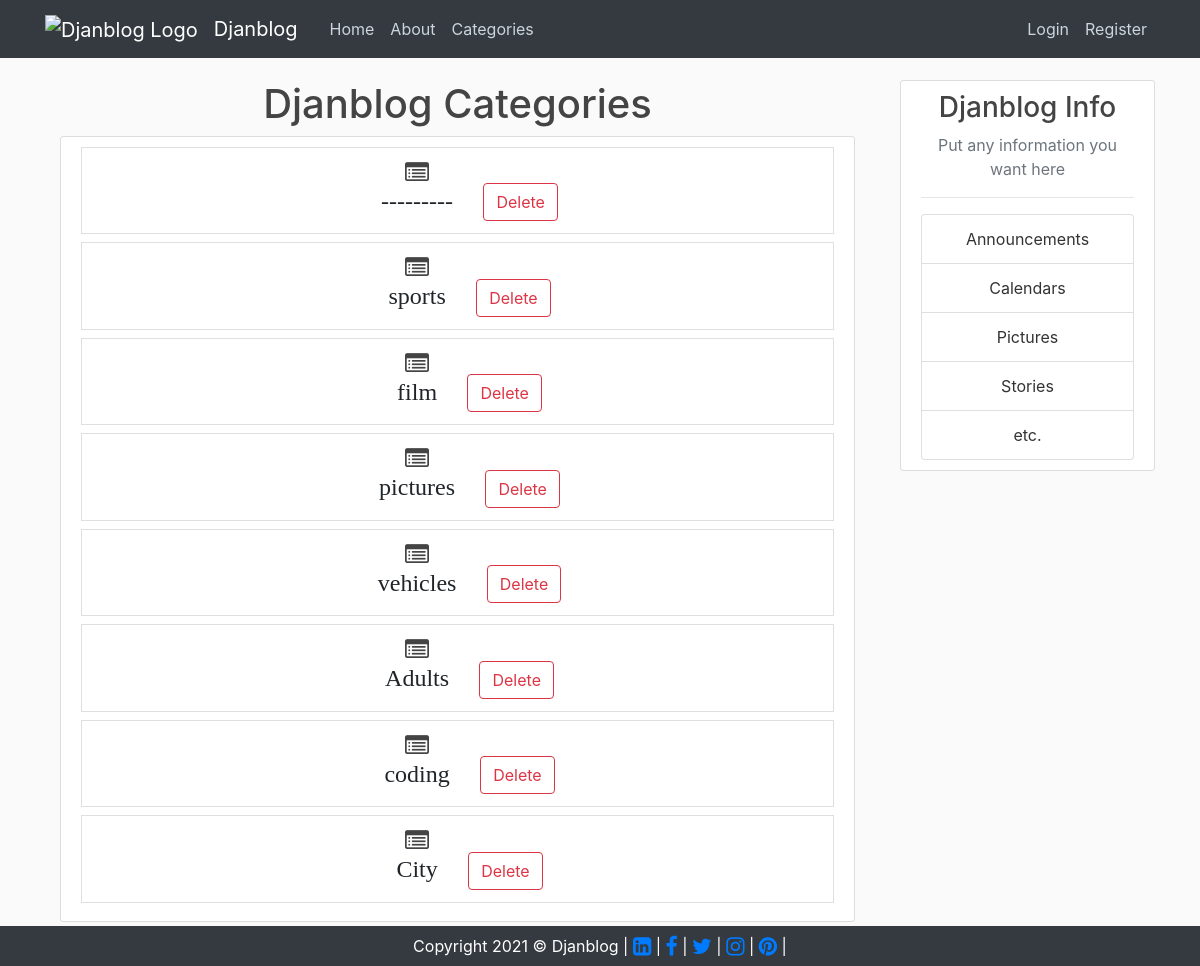
The page /category-list/ on the database its author committed.
### blog/models.py (models this page shows, shortened)
class Category(models.Model):
    name = models.CharField(max_length=200)
    def __str__(self):
        return self.name

### blog/views.py (the view)
# urls.py: path('category-list/', views.category_list, name='category-list'),
def category_list(request):
    cat_menu_list = Category.objects.all()
    return render(request, 'blog/category_list.html', {'cat_menu_list': cat_menu_list})

### blog/templates/blog/category_list.html (shortened to what this page needs)
{% extends "blog/base.html" %}
{% block content %}
<h1 style="text-align: center;">Djanblog Categories</h1>
<div class="col-12">
    <div class="content-section text-center">
        {% for item in cat_menu_list %}
        <ul class="list-group">
            <h4>
                <li class="list-group-item list-group-item-bold"><i class="fa fa-list-alt" aria-hidden="true">
                        <a class="dropdown-item" href="{% url 'category' item %}">{{item}}</a></i>
                    <a class="btn btn-outline-danger" href="{% url 'category-delete' item.id %}">Delete</a>
                </li>
            </h4>
        </ul>
        {% endfor %}
    </div>
</div>
{% endblock content %}

### blog/static/css/style.css (style rules this page uses)
body { background: #fafafa; color: #333333; margin-top: 5rem; }
h1, h2, h3, h4, h5, h6 { color: #444444; }
ul { margin: 0; }
.content-section { background: #ffffff; padding: 10px 20px; border: 1px solid #dddddd; border-radius: 3px; margin-bottom: 20px; }

### rows shown on the page
Category: name "---------"
Category: name "sports"
Category: name "film"
Category: name "pictures"
Category: name "vehicles"
Category: name "Adults"
Category: name "coding"
Category: name "City"
